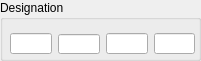
     <widget class="QGroupBox" name="groupBox_18">
      <property name="geometry">
       <rect>
        <x>20</x>
        <y>10</y>
        <width>201</width>
        <height>61</height>
       </rect>
      </property>
      <property name="title">
       <string>Designation</string>
      </property>
      <widget class="QLineEdit" name="Hor_Design_Number_LE_Hor_2">
       <property name="geometry">
        <rect>
         <x>154</x>
         <y>33</y>
         <width>41</width>
         <height>21</height>
        </rect>
       </property>
       <property name="font">
        <font>
         <pointsize>9</pointsize>
        </font>
       </property>
       <property name="text">
        <string/>
       </property>
       <property name="alignment">
        <set>Qt::AlignCenter</set>
       </property>
      </widget>
      <widget class="QLineEdit" name="Hor_Design_Discon_LE_Hor_2">
       <property name="geometry">
        <rect>
         <x>10</x>
         <y>33</y>
         <width>42</width>
         <height>21</height>
        </rect>
       </property>
       <property name="font">
        <font>
         <pointsize>9</pointsize>
        </font>
       </property>
       <property name="text">
        <string/>
       </property>
       <property name="cursorPosition">
        <number>0</number>
       </property>
       <property name="alignment">
        <set>Qt::AlignCenter</set>
       </property>
      </widget>
      <widget class="QLineEdit" name="Hor_Design_Master_LE_Hor_2">
       <property name="geometry">
        <rect>
         <x>58</x>
         <y>34</y>
         <width>42</width>
         <height>20</height>
        </rect>
       </property>
       <property name="font">
        <font>
         <pointsize>9</pointsize>
        </font>
       </property>
       <property name="text">
        <string/>
       </property>
       <property name="alignment">
        <set>Qt::AlignCenter</set>
       </property>
      </widget>
      <widget class="QLineEdit" name="Hor_Design_Sub_LE_Hor_2">
       <property name="geometry">
        <rect>
         <x>106</x>
         <y>33</y>
         <width>42</width>
         <height>21</height>
        </rect>
       </property>
       <property name="font">
        <font>
         <pointsize>9</pointsize>
        </font>
       </property>
       <property name="text">
        <string/>
       </property>
       <property name="alignment">
        <set>Qt::AlignCenter</set>
       </property>
      </widget>
     </widget>
